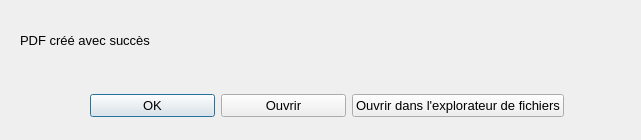
<?xml version="1.0" encoding="UTF-8"?>
<ui version="4.0">
 <class>Dialog</class>
 <widget class="QDialog" name="Dialog">
  <property name="geometry">
   <rect>
    <x>0</x>
    <y>0</y>
    <width>641</width>
    <height>140</height>
   </rect>
  </property>
  <property name="windowTitle">
   <string>Succés</string>
  </property>
  <property name="modal">
   <bool>true</bool>
  </property>
  <widget class="QLabel" name="label">
   <property name="geometry">
    <rect>
     <x>20</x>
     <y>10</y>
     <width>601</width>
     <height>61</height>
    </rect>
   </property>
   <property name="font">
    <font>
     <pointsize>10</pointsize>
    </font>
   </property>
   <property name="text">
    <string>PDF créé avec succès</string>
   </property>
   <property name="wordWrap">
    <bool>true</bool>
   </property>
   <property name="margin">
    <number>0</number>
   </property>
  </widget>
  <widget class="QWidget" name="horizontalLayoutWidget">
   <property name="geometry">
    <rect>
     <x>90</x>
     <y>90</y>
     <width>474</width>
     <height>32</height>
    </rect>
   </property>
   <layout class="QHBoxLayout" name="horizontalLayout">
    <item>
     <widget class="QPushButton" name="ok">
      <property name="font">
       <font>
        <pointsize>10</pointsize>
       </font>
      </property>
      <property name="text">
       <string>OK</string>
      </property>
     </widget>
    </item>
    <item>
     <widget class="QPushButton" name="open">
      <property name="font">
       <font>
        <pointsize>10</pointsize>
       </font>
      </property>
      <property name="text">
       <string>Ouvrir</string>
      </property>
     </widget>
    </item>
    <item>
     <widget class="QPushButton" name="explorer">
      <property name="font">
       <font>
        <pointsize>10</pointsize>
       </font>
      </property>
      <property name="text">
       <string>Ouvrir dans l'explorateur de fichiers</string>
      </property>
     </widget>
    </item>
   </layout>
  </widget>
 </widget>
 <resources/>
 <connections/>
</ui>
